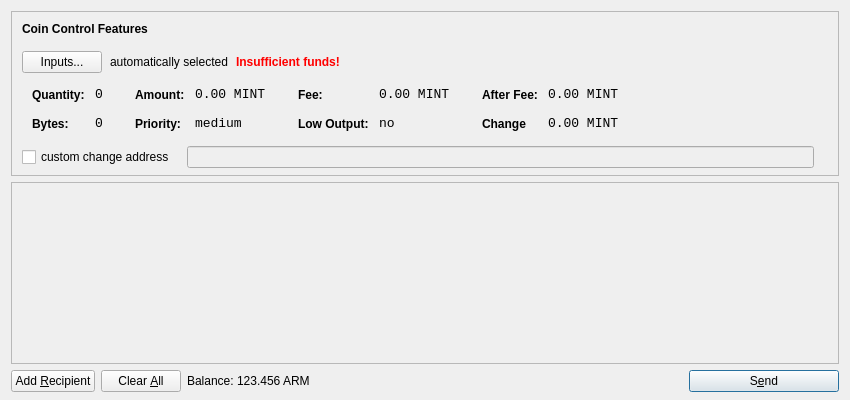
<?xml version="1.0" encoding="UTF-8"?>
<ui version="4.0">
 <class>SendCoinsDialog</class>
 <widget class="QDialog" name="SendCoinsDialog">
  <property name="geometry">
   <rect>
    <x>0</x>
    <y>0</y>
    <width>850</width>
    <height>400</height>
   </rect>
  </property>
  <property name="windowTitle">
   <string>Send Coins</string>
  </property>
  <layout class="QVBoxLayout" name="verticalLayout" stretch="0,1,0">
   <property name="bottomMargin">
    <number>8</number>
   </property>
   <item>
    <widget class="QFrame" name="frameCoinControl">
     <property name="sizePolicy">
      <sizepolicy hsizetype="Expanding" vsizetype="Expanding">
       <horstretch>0</horstretch>
       <verstretch>0</verstretch>
      </sizepolicy>
     </property>
     <property name="maximumSize">
      <size>
       <width>16777215</width>
       <height>16777215</height>
      </size>
     </property>
     <property name="frameShape">
      <enum>QFrame::StyledPanel</enum>
     </property>
     <property name="frameShadow">
      <enum>QFrame::Sunken</enum>
     </property>
     <layout class="QVBoxLayout" name="verticalLayoutCoinControl2">
      <property name="spacing">
       <number>6</number>
      </property>
      <property name="leftMargin">
       <number>0</number>
      </property>
      <property name="topMargin">
       <number>0</number>
      </property>
      <property name="rightMargin">
       <number>0</number>
      </property>
      <property name="bottomMargin">
       <number>6</number>
      </property>
      <item>
       <layout class="QVBoxLayout" name="verticalLayoutCoinControl" stretch="0,0,0,0,1">
        <property name="spacing">
         <number>0</number>
        </property>
        <property name="leftMargin">
         <number>10</number>
        </property>
        <property name="topMargin">
         <number>10</number>
        </property>
        <item>
         <layout class="QHBoxLayout" name="horizontalLayoutCoinControl1">
          <property name="bottomMargin">
           <number>15</number>
          </property>
          <item>
           <widget class="QLabel" name="labelCoinControlFeatures">
            <property name="sizePolicy">
             <sizepolicy hsizetype="Preferred" vsizetype="Maximum">
              <horstretch>0</horstretch>
              <verstretch>0</verstretch>
             </sizepolicy>
            </property>
            <property name="font">
             <font>
              <weight>75</weight>
              <bold>true</bold>
             </font>
            </property>
            <property name="styleSheet">
             <string notr="true">font-weight:bold;</string>
            </property>
            <property name="text">
             <string>Coin Control Features</string>
            </property>
           </widget>
          </item>
         </layout>
        </item>
        <item>
         <layout class="QHBoxLayout" name="horizontalLayoutCoinControl2" stretch="0,0,0,0">
          <property name="spacing">
           <number>8</number>
          </property>
          <property name="bottomMargin">
           <number>10</number>
          </property>
          <item>
           <widget class="QPushButton" name="pushButtonCoinControl">
            <property name="styleSheet">
             <string notr="true"/>
            </property>
            <property name="text">
             <string>Inputs...</string>
            </property>
           </widget>
          </item>
          <item>
           <widget class="QLabel" name="labelCoinControlAutomaticallySelected">
            <property name="text">
             <string>automatically selected</string>
            </property>
            <property name="margin">
             <number>5</number>
            </property>
           </widget>
          </item>
          <item>
           <widget class="QLabel" name="labelCoinControlInsuffFunds">
            <property name="font">
             <font>
              <weight>75</weight>
              <bold>true</bold>
             </font>
            </property>
            <property name="styleSheet">
             <string notr="true">color:red;font-weight:bold;</string>
            </property>
            <property name="text">
             <string>Insufficient funds!</string>
            </property>
            <property name="margin">
             <number>5</number>
            </property>
           </widget>
          </item>
          <item>
           <spacer name="horizontalSpacerCoinControl">
            <property name="orientation">
             <enum>Qt::Horizontal</enum>
            </property>
            <property name="sizeHint" stdset="0">
             <size>
              <width>40</width>
              <height>1</height>
             </size>
            </property>
           </spacer>
          </item>
         </layout>
        </item>
        <item>
         <widget class="QWidget" name="widgetCoinControl" native="true">
          <property name="sizePolicy">
           <sizepolicy hsizetype="Preferred" vsizetype="Preferred">
            <horstretch>0</horstretch>
            <verstretch>0</verstretch>
           </sizepolicy>
          </property>
          <property name="minimumSize">
           <size>
            <width>0</width>
            <height>0</height>
           </size>
          </property>
          <property name="styleSheet">
           <string notr="true"/>
          </property>
          <layout class="QHBoxLayout" name="horizontalLayoutCoinControl5">
           <property name="margin">
            <number>0</number>
           </property>
           <item>
            <layout class="QHBoxLayout" name="horizontalLayoutCoinControl3" stretch="0,0,0,1">
             <property name="spacing">
              <number>20</number>
             </property>
             <property name="topMargin">
              <number>0</number>
             </property>
             <property name="bottomMargin">
              <number>10</number>
             </property>
             <item>
              <layout class="QFormLayout" name="formLayoutCoinControl1">
               <property name="horizontalSpacing">
                <number>10</number>
               </property>
               <property name="verticalSpacing">
                <number>14</number>
               </property>
               <property name="leftMargin">
                <number>10</number>
               </property>
               <property name="topMargin">
                <number>4</number>
               </property>
               <property name="rightMargin">
                <number>6</number>
               </property>
               <item row="0" column="0">
                <widget class="QLabel" name="labelCoinControlQuantityText">
                 <property name="styleSheet">
                  <string notr="true">font-weight:bold;</string>
                 </property>
                 <property name="text">
                  <string>Quantity:</string>
                 </property>
                 <property name="margin">
                  <number>0</number>
                 </property>
                </widget>
               </item>
               <item row="0" column="1">
                <widget class="QLabel" name="labelCoinControlQuantity">
                 <property name="font">
                  <font>
                   <family>Monospace</family>
                   <pointsize>10</pointsize>
                  </font>
                 </property>
                 <property name="cursor">
                  <cursorShape>IBeamCursor</cursorShape>
                 </property>
                 <property name="contextMenuPolicy">
                  <enum>Qt::ActionsContextMenu</enum>
                 </property>
                 <property name="text">
                  <string>0</string>
                 </property>
                 <property name="margin">
                  <number>0</number>
                 </property>
                 <property name="textInteractionFlags">
                  <set>Qt::LinksAccessibleByMouse|Qt::TextSelectableByKeyboard|Qt::TextSelectableByMouse</set>
                 </property>
                </widget>
               </item>
               <item row="1" column="0">
                <widget class="QLabel" name="labelCoinControlBytesText">
                 <property name="styleSheet">
                  <string notr="true">font-weight:bold;</string>
                 </property>
                 <property name="text">
                  <string>Bytes:</string>
                 </property>
                </widget>
               </item>
               <item row="1" column="1">
                <widget class="QLabel" name="labelCoinControlBytes">
                 <property name="font">
                  <font>
                   <family>Monospace</family>
                   <pointsize>10</pointsize>
                  </font>
                 </property>
                 <property name="cursor">
                  <cursorShape>IBeamCursor</cursorShape>
                 </property>
                 <property name="contextMenuPolicy">
                  <enum>Qt::ActionsContextMenu</enum>
                 </property>
                 <property name="text">
                  <string>0</string>
                 </property>
                 <property name="textInteractionFlags">
                  <set>Qt::LinksAccessibleByMouse|Qt::TextSelectableByKeyboard|Qt::TextSelectableByMouse</set>
                 </property>
                </widget>
               </item>
              </layout>
             </item>
             <item>
              <layout class="QFormLayout" name="formLayoutCoinControl2">
               <property name="horizontalSpacing">
                <number>10</number>
               </property>
               <property name="verticalSpacing">
                <number>14</number>
               </property>
               <property name="leftMargin">
                <number>6</number>
               </property>
               <property name="topMargin">
                <number>4</number>
               </property>
               <property name="rightMargin">
                <number>6</number>
               </property>
               <item row="0" column="0">
                <widget class="QLabel" name="labelCoinControlAmountText">
                 <property name="styleSheet">
                  <string notr="true">font-weight:bold;</string>
                 </property>
                 <property name="text">
                  <string>Amount:</string>
                 </property>
                 <property name="margin">
                  <number>0</number>
                 </property>
                </widget>
               </item>
               <item row="0" column="1">
                <widget class="QLabel" name="labelCoinControlAmount">
                 <property name="font">
                  <font>
                   <family>Monospace</family>
                   <pointsize>10</pointsize>
                  </font>
                 </property>
                 <property name="cursor">
                  <cursorShape>IBeamCursor</cursorShape>
                 </property>
                 <property name="contextMenuPolicy">
                  <enum>Qt::ActionsContextMenu</enum>
                 </property>
                 <property name="text">
                  <string>0.00 MINT</string>
                 </property>
                 <property name="textInteractionFlags">
                  <set>Qt::LinksAccessibleByMouse|Qt::TextSelectableByKeyboard|Qt::TextSelectableByMouse</set>
                 </property>
                </widget>
               </item>
               <item row="1" column="0">
                <widget class="QLabel" name="labelCoinControlPriorityText">
                 <property name="styleSheet">
                  <string notr="true">font-weight:bold;</string>
                 </property>
                 <property name="text">
                  <string>Priority:</string>
                 </property>
                </widget>
               </item>
               <item row="1" column="1">
                <widget class="QLabel" name="labelCoinControlPriority">
                 <property name="font">
                  <font>
                   <family>Monospace</family>
                   <pointsize>10</pointsize>
                  </font>
                 </property>
                 <property name="cursor">
                  <cursorShape>IBeamCursor</cursorShape>
                 </property>
                 <property name="contextMenuPolicy">
                  <enum>Qt::ActionsContextMenu</enum>
                 </property>
                 <property name="text">
                  <string>medium</string>
                 </property>
                 <property name="textInteractionFlags">
                  <set>Qt::LinksAccessibleByMouse|Qt::TextSelectableByKeyboard|Qt::TextSelectableByMouse</set>
                 </property>
                </widget>
               </item>
              </layout>
             </item>
             <item>
              <layout class="QFormLayout" name="formLayoutCoinControl3">
               <property name="horizontalSpacing">
                <number>10</number>
               </property>
               <property name="verticalSpacing">
                <number>14</number>
               </property>
               <property name="leftMargin">
                <number>6</number>
               </property>
               <property name="topMargin">
                <number>4</number>
               </property>
               <property name="rightMargin">
                <number>6</number>
               </property>
               <item row="0" column="0">
                <widget class="QLabel" name="labelCoinControlFeeText">
                 <property name="styleSheet">
                  <string notr="true">font-weight:bold;</string>
                 </property>
                 <property name="text">
                  <string>Fee:</string>
                 </property>
                 <property name="margin">
                  <number>0</number>
                 </property>
                </widget>
               </item>
               <item row="0" column="1">
                <widget class="QLabel" name="labelCoinControlFee">
                 <property name="font">
                  <font>
                   <family>Monospace</family>
                   <pointsize>10</pointsize>
                  </font>
                 </property>
                 <property name="cursor">
                  <cursorShape>IBeamCursor</cursorShape>
                 </property>
                 <property name="contextMenuPolicy">
                  <enum>Qt::ActionsContextMenu</enum>
                 </property>
                 <property name="text">
                  <string>0.00 MINT</string>
                 </property>
                 <property name="textInteractionFlags">
                  <set>Qt::LinksAccessibleByMouse|Qt::TextSelectableByKeyboard|Qt::TextSelectableByMouse</set>
                 </property>
                </widget>
               </item>
               <item row="1" column="0">
                <widget class="QLabel" name="labelCoinControlLowOutputText">
                 <property name="styleSheet">
                  <string notr="true">font-weight:bold;</string>
                 </property>
                 <property name="text">
                  <string>Low Output:</string>
                 </property>
                </widget>
               </item>
               <item row="1" column="1">
                <widget class="QLabel" name="labelCoinControlLowOutput">
                 <property name="font">
                  <font>
                   <family>Monospace</family>
                   <pointsize>10</pointsize>
                  </font>
                 </property>
                 <property name="cursor">
                  <cursorShape>IBeamCursor</cursorShape>
                 </property>
                 <property name="contextMenuPolicy">
                  <enum>Qt::ActionsContextMenu</enum>
                 </property>
                 <property name="text">
                  <string>no</string>
                 </property>
                 <property name="textInteractionFlags">
                  <set>Qt::LinksAccessibleByMouse|Qt::TextSelectableByKeyboard|Qt::TextSelectableByMouse</set>
                 </property>
                </widget>
               </item>
              </layout>
             </item>
             <item>
              <layout class="QFormLayout" name="formLayoutCoinControl4">
               <property name="horizontalSpacing">
                <number>10</number>
               </property>
               <property name="verticalSpacing">
                <number>14</number>
               </property>
               <property name="leftMargin">
                <number>6</number>
               </property>
               <property name="topMargin">
                <number>4</number>
               </property>
               <property name="rightMargin">
                <number>6</number>
               </property>
               <item row="0" column="0">
                <widget class="QLabel" name="labelCoinControlAfterFeeText">
                 <property name="styleSheet">
                  <string notr="true">font-weight:bold;</string>
                 </property>
                 <property name="text">
                  <string>After Fee:</string>
                 </property>
                 <property name="margin">
                  <number>0</number>
                 </property>
                </widget>
               </item>
               <item row="0" column="1">
                <widget class="QLabel" name="labelCoinControlAfterFee">
                 <property name="font">
                  <font>
                   <family>Monospace</family>
                   <pointsize>10</pointsize>
                  </font>
                 </property>
                 <property name="cursor">
                  <cursorShape>IBeamCursor</cursorShape>
                 </property>
                 <property name="contextMenuPolicy">
                  <enum>Qt::ActionsContextMenu</enum>
                 </property>
                 <property name="text">
                  <string>0.00 MINT</string>
                 </property>
                 <property name="textInteractionFlags">
                  <set>Qt::LinksAccessibleByMouse|Qt::TextSelectableByKeyboard|Qt::TextSelectableByMouse</set>
                 </property>
                </widget>
               </item>
               <item row="1" column="0">
                <widget class="QLabel" name="labelCoinControlChangeText">
                 <property name="styleSheet">
                  <string notr="true">font-weight:bold;</string>
                 </property>
                 <property name="text">
                  <string>Change</string>
                 </property>
                </widget>
               </item>
               <item row="1" column="1">
                <widget class="QLabel" name="labelCoinControlChange">
                 <property name="font">
                  <font>
                   <family>Monospace</family>
                   <pointsize>10</pointsize>
                  </font>
                 </property>
                 <property name="cursor">
                  <cursorShape>IBeamCursor</cursorShape>
                 </property>
                 <property name="contextMenuPolicy">
                  <enum>Qt::ActionsContextMenu</enum>
                 </property>
                 <property name="text">
                  <string>0.00 MINT</string>
                 </property>
                 <property name="textInteractionFlags">
                  <set>Qt::LinksAccessibleByMouse|Qt::TextSelectableByKeyboard|Qt::TextSelectableByMouse</set>
                 </property>
                </widget>
               </item>
              </layout>
             </item>
            </layout>
           </item>
          </layout>
         </widget>
        </item>
        <item>
         <layout class="QHBoxLayout" name="horizontalLayoutCoinControl4" stretch="0,0,0">
          <property name="spacing">
           <number>12</number>
          </property>
          <property name="sizeConstraint">
           <enum>QLayout::SetDefaultConstraint</enum>
          </property>
          <property name="topMargin">
           <number>5</number>
          </property>
          <property name="rightMargin">
           <number>5</number>
          </property>
          <item>
           <widget class="QCheckBox" name="checkBoxCoinControlChange">
            <property name="text">
             <string>custom change address</string>
            </property>
           </widget>
          </item>
          <item>
           <widget class="QLineEdit" name="lineEditCoinControlChange">
            <property name="enabled">
             <bool>false</bool>
            </property>
            <property name="sizePolicy">
             <sizepolicy hsizetype="Expanding" vsizetype="Fixed">
              <horstretch>0</horstretch>
              <verstretch>0</verstretch>
             </sizepolicy>
            </property>
           </widget>
          </item>
          <item>
           <widget class="QLabel" name="labelCoinControlChangeLabel">
            <property name="sizePolicy">
             <sizepolicy hsizetype="Preferred" vsizetype="Expanding">
              <horstretch>0</horstretch>
              <verstretch>0</verstretch>
             </sizepolicy>
            </property>
            <property name="minimumSize">
             <size>
              <width>0</width>
              <height>0</height>
             </size>
            </property>
            <property name="text">
             <string/>
            </property>
            <property name="margin">
             <number>3</number>
            </property>
           </widget>
          </item>
         </layout>
        </item>
        <item>
         <spacer name="verticalSpacerCoinControl">
          <property name="orientation">
           <enum>Qt::Vertical</enum>
          </property>
          <property name="sizeHint" stdset="0">
           <size>
            <width>800</width>
            <height>1</height>
           </size>
          </property>
         </spacer>
        </item>
       </layout>
      </item>
     </layout>
    </widget>
   </item>
   <item>
    <widget class="QScrollArea" name="scrollArea">
     <property name="widgetResizable">
      <bool>true</bool>
     </property>
     <widget class="QWidget" name="scrollAreaWidgetContents">
      <property name="geometry">
       <rect>
        <x>0</x>
        <y>0</y>
        <width>828</width>
        <height>162</height>
       </rect>
      </property>
      <layout class="QVBoxLayout" name="verticalLayout_2">
       <property name="margin">
        <number>0</number>
       </property>
       <item>
        <layout class="QVBoxLayout" name="entries">
         <property name="spacing">
          <number>6</number>
         </property>
        </layout>
       </item>
       <item>
        <spacer name="verticalSpacer">
         <property name="orientation">
          <enum>Qt::Vertical</enum>
         </property>
         <property name="sizeHint" stdset="0">
          <size>
           <width>20</width>
           <height>40</height>
          </size>
         </property>
        </spacer>
       </item>
      </layout>
     </widget>
    </widget>
   </item>
   <item>
    <layout class="QHBoxLayout" name="horizontalLayout">
     <item>
      <widget class="QPushButton" name="addButton">
       <property name="toolTip">
        <string>Send to multiple recipients at once</string>
       </property>
       <property name="text">
        <string>Add &amp;Recipient</string>
       </property>
       <property name="icon">
        <iconset resource="../bitcoin.qrc">
         <normaloff>:/icons/add</normaloff>:/icons/add</iconset>
       </property>
       <property name="autoDefault">
        <bool>false</bool>
       </property>
      </widget>
     </item>
     <item>
      <widget class="QPushButton" name="clearButton">
       <property name="sizePolicy">
        <sizepolicy hsizetype="Minimum" vsizetype="Fixed">
         <horstretch>0</horstretch>
         <verstretch>0</verstretch>
        </sizepolicy>
       </property>
       <property name="toolTip">
        <string>Remove all transaction fields</string>
       </property>
       <property name="text">
        <string>Clear &amp;All</string>
       </property>
       <property name="icon">
        <iconset resource="../bitcoin.qrc">
         <normaloff>:/icons/remove</normaloff>:/icons/remove</iconset>
       </property>
       <property name="autoRepeatDelay">
        <number>300</number>
       </property>
       <property name="autoDefault">
        <bool>false</bool>
       </property>
      </widget>
     </item>
     <item>
      <layout class="QHBoxLayout" name="horizontalLayout_2">
       <property name="spacing">
        <number>3</number>
       </property>
       <item>
        <widget class="QLabel" name="label">
         <property name="sizePolicy">
          <sizepolicy hsizetype="Preferred" vsizetype="Fixed">
           <horstretch>0</horstretch>
           <verstretch>0</verstretch>
          </sizepolicy>
         </property>
         <property name="text">
          <string>Balance:</string>
         </property>
        </widget>
       </item>
       <item>
        <widget class="QLabel" name="labelBalance">
         <property name="sizePolicy">
          <sizepolicy hsizetype="Preferred" vsizetype="Fixed">
           <horstretch>0</horstretch>
           <verstretch>0</verstretch>
          </sizepolicy>
         </property>
         <property name="cursor">
          <cursorShape>IBeamCursor</cursorShape>
         </property>
         <property name="text">
          <string>123.456 ARM</string>
         </property>
         <property name="textInteractionFlags">
          <set>Qt::LinksAccessibleByMouse|Qt::TextSelectableByKeyboard|Qt::TextSelectableByMouse</set>
         </property>
        </widget>
       </item>
      </layout>
     </item>
     <item>
      <spacer name="horizontalSpacer">
       <property name="orientation">
        <enum>Qt::Horizontal</enum>
       </property>
       <property name="sizeHint" stdset="0">
        <size>
         <width>40</width>
         <height>20</height>
        </size>
       </property>
      </spacer>
     </item>
     <item>
      <widget class="QPushButton" name="sendButton">
       <property name="minimumSize">
        <size>
         <width>150</width>
         <height>0</height>
        </size>
       </property>
       <property name="toolTip">
        <string>Confirm the send action</string>
       </property>
       <property name="text">
        <string>S&amp;end</string>
       </property>
       <property name="icon">
        <iconset resource="../bitcoin.qrc">
         <normaloff>:/icons/send</normaloff>:/icons/send</iconset>
       </property>
       <property name="default">
        <bool>true</bool>
       </property>
      </widget>
     </item>
    </layout>
   </item>
  </layout>
 </widget>
 <resources>
  <include location="../bitcoin.qrc"/>
 </resources>
 <connections/>
</ui>
